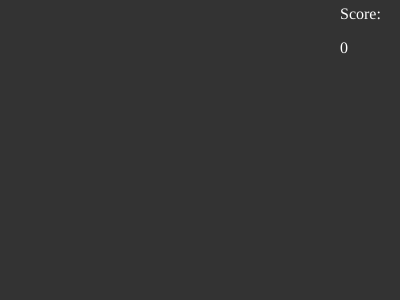
Frame 1 (no input)
Frame 60 (no input): identical to frame 1, image omitted
Frame 120 (the mouse pressed at the canvas centre since frame 60): identical to frame 1, image omitted

The p5.js sketch that drew this single still picture (run headless with seeded random() and noise() and a simulated clock; from frame 60 on, the mouse is pressed at the canvas centre):

// p5.js sketch
// ── sketch.js
let winWidth = 400;
let winHeight = 300;
function setup() {
	
// Create the canvas (adjust width and height as needed)
	let canvas = createCanvas(winWidth, winHeight);

// Create the Game Boy emulator container
	let gameBoyEmulator = createDiv();
	gameBoyEmulator.id("game-boy-emulator");
// Create the game container
	let gameContainer = createDiv();
	gameContainer.id("game-container");
// Create the score container
	let scoreContainer = createDiv("Score: ");
	scoreContainer.id("score-container");

//Create the score element in paragraph
	let scoreSpan = createP("0");
	scoreSpan.id("score");
// Create the Game Boy text
	let gameBoyText = createDiv("GameBoy");
	gameBoyText.id("game-boy-text");

// Create the button container
	let buttonContainer = createDiv();
	buttonContainer.id("button-container");

// Create the arrow buttons container
	let arrowButtons = createDiv();
	arrowButtons.id("arrow-buttons");
// Create the left and right buttons container
	let leftRightButtons = createDiv();

	leftRightButtons.id("leftRightButton");


// Create the action buttons container
	let actionButtons = createDiv();
	actionButtons.id("action-buttons");

	// Select the page's body element and
// Return it wrapped in a p5.Element
let body = select('body');
// Add the gameboyEmulator to the body element
body.child(gameBoyEmulator);
// Add containers to the main container
gameBoyEmulator.child(gameContainer);
gameBoyEmulator.child(gameBoyText);
gameBoyEmulator.child(buttonContainer);

// Add elements to their respective containers
scoreContainer.child(scoreSpan);
gameContainer.child(scoreContainer);
gameContainer.child(canvas);
buttonContainer.child(arrowButtons);
buttonContainer.child(actionButtons);

console.log(body.elt);
console.log(gameBoyEmulator.elt);
// Set styles for the Game Boy emulator container
gameBoyEmulator.style("background-color", "#8b8b8b");
gameBoyEmulator.style("border", "10px solid #000");
gameBoyEmulator.style("border-radius", "10px");
gameBoyEmulator.style("padding", "20px");
gameBoyEmulator.style("box-shadow", "0 0 20px rgba(0, 0, 0, 0.8)");
// Set styles for the button container
buttonContainer.style("display", "flex");
buttonContainer.style("align-items", "center");
buttonContainer.style("justify-content", "space-between");
buttonContainer.style("margin-top", "20px");
// Set styles for the arrow buttons container
arrowButtons.style("display", "flex");
arrowButtons.style("flex-direction", "column");
arrowButtons.style("align-items", "center");
// Set styles for the action buttons container
actionButtons.style("display", "flex");
actionButtons.style("align-items", "center");

// Add styles
scoreContainer.style("position", "absolute");
scoreContainer.style("margin-left", "340px");
scoreContainer.style("color", "#fff");
scoreContainer.style("margin-top", "5px");


// Add styles
gameBoyText.style("margin", "10px 145px");
gameBoyText.style("font-size", "25px");
gameBoyText.style("color", "#fff");
gameBoyText.style("background-color", "#0077b6");
gameBoyText.style("padding", "5px");
gameBoyText.style("border-radius", "5px");

}
function draw() {
	background(51);
}
